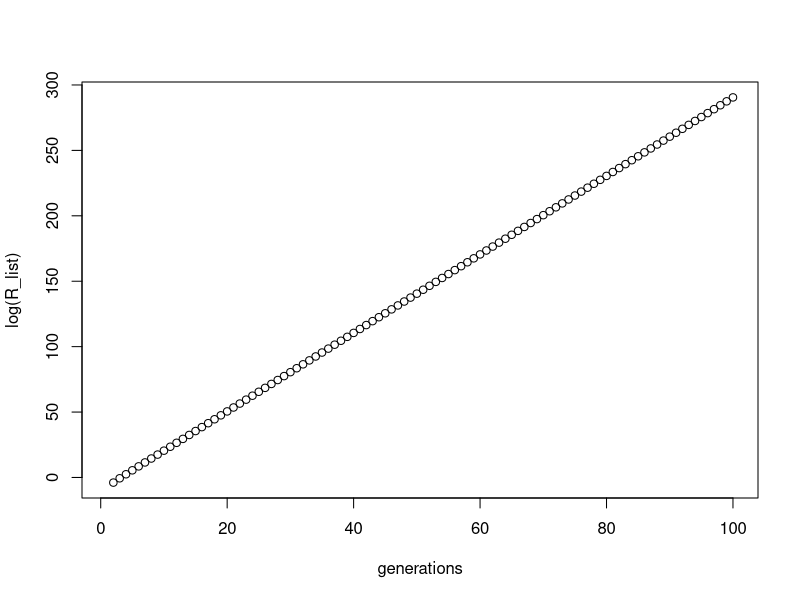
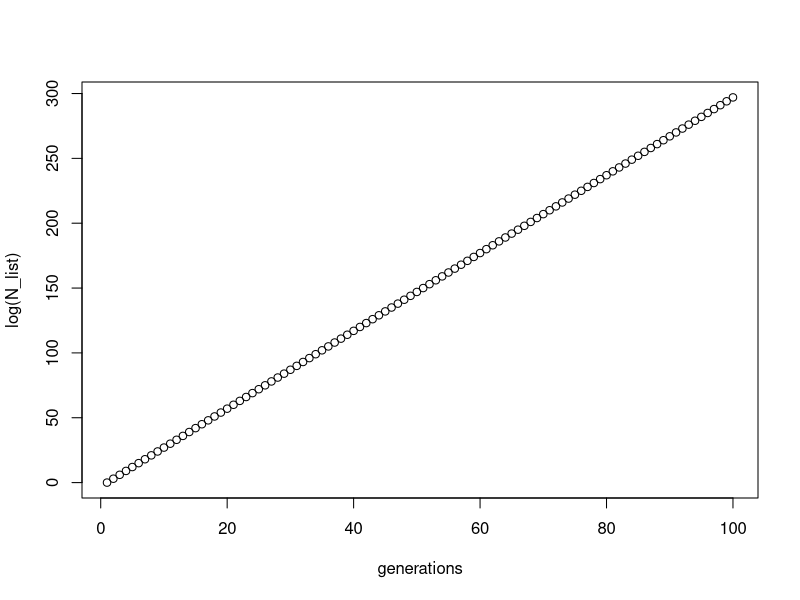
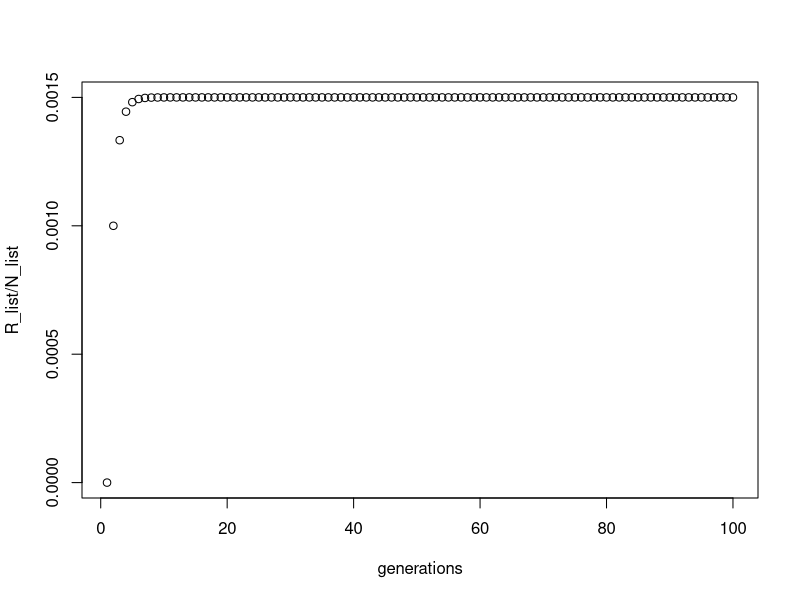

The R source for these figures, in order:
## ---- chunk 1
knitr::opts_chunk$set(echo = TRUE)
library(ggplot2)
## ---- chunk 2
#The function calculating the total populations size based on current population
#size, growth rate, and number of time steps T.  Time step is assumed to be 1
# unless otherwise stated
nt = function(N, n, t = 1){return(N*exp(n*t))}

# Finds the new number of mutants!
# N1 = current population
# N2 = population at step 2
# u = mutation rate
# R1 = Current number of mutants
rt = function(N1, N2, u, R1){return(N2*(u + R1/N1*1/(log(N2/N1))))}
## ---- chunk 3
u = .001
n = 3
N0 = 1
R0 = 0
number_of_generations = 100

N_list = c(N0)
R_list = c(R0)
generations = c(1:number_of_generations)

for(i in 2:number_of_generations){
  Ni = N_list[i-1]
  Ri = R_list[i-1]
  
  N = nt(Ni, n)
  R = rt(Ni, N, u, Ri)
  
  N_list[i] = N
  R_list[i] = R
}

plot(generations, log(R_list))
plot(generations, log(N_list))
plot(generations, R_list/N_list)

